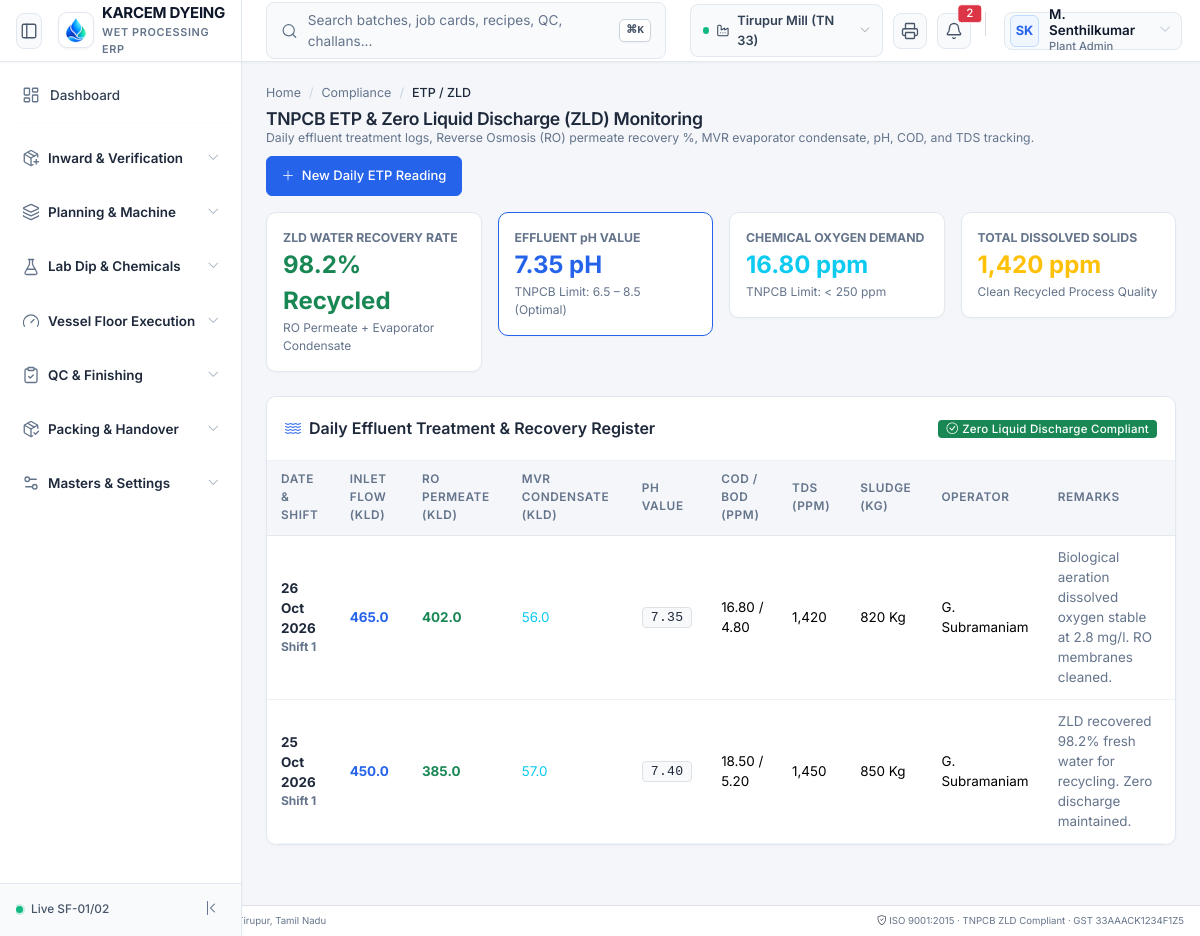
The page /modules/compliance/views/etp-zld-log.php on the database its author committed.
### tables this page shows
CREATE TABLE IF NOT EXISTS etp_logs (
    id BIGINT UNSIGNED AUTO_INCREMENT PRIMARY KEY,
    company_id BIGINT UNSIGNED NOT NULL,
    log_date DATE NOT NULL,
    shift ENUM('shift_1', 'shift_2', 'shift_3') NOT NULL,
    inlet_flow_kld DECIMAL(10,2) NOT NULL,  
    outlet_flow_kld DECIMAL(10,2) NOT NULL,
    ro_permeate_recovery_kld DECIMAL(10,2) NOT NULL,  
    mvr_evaporator_condensate_kld DECIMAL(10,2) NOT NULL,
    ph_value DECIMAL(4,2) NOT NULL,
    cod_ppm DECIMAL(8,2) NOT NULL,  
    bod_ppm DECIMAL(8,2) NOT NULL,  
    tds_ppm DECIMAL(8,2) NOT NULL,  
    sludge_generated_kg DECIMAL(10,2) NOT NULL,
    operator_name VARCHAR(100) NOT NULL,
    remarks VARCHAR(255) NULL,
    created_at DATETIME NOT NULL DEFAULT CURRENT_TIMESTAMP
);

### core/Support/Url.php (called while the page is built, shortened)
<?php
class Url {
    private static ?string $base = null;
    public static function base(): string {
        if (self::$base !== null) {
            return self::$base;
        }
        $appUrl = Env::get('APP_URL');
        if (!empty($appUrl)) {
            $parsed = parse_url($appUrl, PHP_URL_PATH);
            self::$base = rtrim($parsed ?: '', '/');
            return self::$base;
        }
        $script = $_SERVER['SCRIPT_NAME'] ?? '';
        $dir = dirname($script);
        self::$base = ($dir === '/' || $dir === '\\') ? '' : rtrim(str_replace('\\', '/', $dir), '/');
        return self::$base;
    }
    public static function to(string $path = ''): string {
        $base = self::base();
        $path = '/' . ltrim($path, '/');
        if ($base !== '' && ($path === $base || str_starts_with($path, $base . '/'))) {
            return $path;
        }
        return $base . $path;
    }
}

### core/Support/Env.php (called while the page is built, shortened)
<?php
class Env {
    private static ?array $data = null;
    public static function load(string $filePath): void {
        if (!file_exists($filePath)) {
            return;
        }
        self::$data = [];
    }
    public static function get(string $key, mixed $default = null): mixed {
        return self::$data[$key] ?? getenv($key) ?? $default;
    }
}

### config/database.php (called while the page is built, shortened)
<?php
require_once __DIR__ . '/../core/Support/Env.php';
return [
    'driver'    => 'mysql',
    'host'      => Env::get('DB_HOST', '127.0.0.1'),
    'port'      => (int)Env::get('DB_PORT', 3306),
    'database'  => Env::get('DB_DATABASE', 'textile_erp'),
    'username'  => Env::get('DB_USERNAME', 'root'),
    'password'  => Env::get('DB_PASSWORD', ''),
    'charset'   => 'utf8mb4',
    'collation' => 'utf8mb4_unicode_ci',
    'options'   => [
        PDO::ATTR_ERRMODE            => PDO::ERRMODE_EXCEPTION,
        PDO::ATTR_DEFAULT_FETCH_MODE => PDO::FETCH_ASSOC,
        PDO::ATTR_EMULATE_PREPARES   => false,
    ]
];

### core/Database/Database.php (called while the page is built, shortened)
<?php
class Database {
    private static ?PDO $pdo = null;
    public static function getConnection(): PDO {
        if (self::$pdo === null) {
            $config = require dirname(__DIR__, 2) . '/config/database.php';
            $dsn = "mysql:host={$config['host']};port={$config['port']};dbname={$config['database']};charset={$config['charset']}";
            try {
                self::$pdo = new PDO($dsn, $config['username'], $config['password'], $config['options']);
            } catch (Exception $e) {
                throw new Exception("Database Connection Failed: " . $e->getMessage());
            }
        }
        return self::$pdo;
    }
    public static function fetchAll(string $sql, array $params = []): array {
        $stmt = self::getConnection()->prepare($sql);
        $stmt->execute($params);
        return $stmt->fetchAll();
    }
}

### modules/compliance/views/etp-zld-log.php (the view, shortened to what this page needs)
<?php
require_once dirname(__DIR__, 3) . '/includes/header.php';
require_once dirname(__DIR__, 3) . '/includes/sidebar.php';
$logs = Database::fetchAll("SELECT * FROM etp_logs ORDER BY log_date DESC, id DESC");
$latest = $logs[0] ?? null;
?>
<main class="cz-main">
  <div class="cz-content p-4">
    <div class="d-flex flex-wrap justify-content-between align-items-center mb-3 gap-2">
      <div>
        <nav aria-label="breadcrumb">
          <ol class="breadcrumb mb-1 small">
            <li class="breadcrumb-item"><a href="<?= Url::to('/dashboard') ?>">Home</a></li>
            <li class="breadcrumb-item"><a href="<?= Url::to('/compliance') ?>">Compliance</a></li>
            <li class="breadcrumb-item active">ETP / ZLD</li>
          </ol>
        </nav>
        <h1 class="h4 fw-bold text-dark mb-0">TNPCB ETP & Zero Liquid Discharge (ZLD) Monitoring</h1>
        <p class="text-secondary small mb-0">Daily effluent treatment logs, Reverse Osmosis (RO) permeate recovery %, MVR evaporator condensate, pH, COD, and TDS tracking.</p>
      </div>
      <div class="d-flex gap-2">
        <button class="btn btn-dark" data-bs-toggle="modal" data-bs-target="#newEtpLogModal">
          <i class="bi bi-plus-lg me-1"></i> New Daily ETP Reading
        </button>
      </div>
    </div>
    <div class="row g-3 mb-4">
      <div class="col-md-3">
        <div class="card p-3 border-start border-4 border-success shadow-sm">
          <div class="text-secondary small fw-bold">ZLD WATER RECOVERY RATE</div>
          <div class="fs-4 fw-bold text-success">98.2% Recycled</div>
          <div class="text-muted" style="font-size: 0.75rem;">RO Permeate + Evaporator Condensate</div>
        </div>
      </div>
      <div class="col-md-3">
        <div class="card p-3 border-start border-4 border-primary shadow-sm">
          <div class="text-secondary small fw-bold">EFFLUENT pH VALUE</div>
          <div class="fs-4 fw-bold text-primary"><?= $latest ? $latest['ph_value'] : '7.35' ?> pH</div>
          <div class="text-muted" style="font-size: 0.75rem;">TNPCB Limit: 6.5 – 8.5 (Optimal)</div>
        </div>
      </div>
      <div class="col-md-3">
        <div class="card p-3 border-start border-4 border-info shadow-sm">
          <div class="text-secondary small fw-bold">CHEMICAL OXYGEN DEMAND</div>
          <div class="fs-4 fw-bold text-info"><?= $latest ? $latest['cod_ppm'] : '16.8' ?> ppm</div>
          <div class="text-muted" style="font-size: 0.75rem;">TNPCB Limit: &lt; 250 ppm</div>
        </div>
      </div>
      <div class="col-md-3">
        <div class="card p-3 border-start border-4 border-warning shadow-sm">
          <div class="text-secondary small fw-bold">TOTAL DISSOLVED SOLIDS</div>
          <div class="fs-4 fw-bold text-warning"><?= $latest ? number_format($latest['tds_ppm'], 0) : '1,420' ?> ppm</div>
          <div class="text-muted" style="font-size: 0.75rem;">Clean Recycled Process Quality</div>
        </div>
      </div>
    </div>
    <section class="cz-panel">
      <div class="cz-panel-head d-flex justify-content-between align-items-center">
        <h2 class="h6 fw-bold mb-0 text-dark"><i class="bi bi-water text-primary me-2"></i>Daily Effluent Treatment & Recovery Register</h2>
        <span class="badge bg-success text-white"><i class="bi bi-check-circle me-1"></i>Zero Liquid Discharge Compliant</span>
      </div>
      <div class="table-responsive">
        <table class="table table-hover align-middle mb-0">
          <thead class="table-light small">
            <tr>
              <th>Date & Shift</th>
              <th>Inlet Flow (KLD)</th>
              <th>RO Permeate (KLD)</th>
              <th>MVR Condensate (KLD)</th>
              <th>pH Value</th>
              <th>COD / BOD (ppm)</th>
              <th>TDS (ppm)</th>
              <th>Sludge (Kg)</th>
              <th>Operator</th>
              <th>Remarks</th>
            </tr>
          </thead>
          <tbody class="small">
            <?php foreach ($logs as $l): ?>
              <tr>
                <td class="fw-bold text-dark">
                  <?= date('d M Y', strtotime($l['log_date'])) ?>
                  <span class="text-muted d-block text-capitalize" style="font-size: 0.75rem;"><?= str_replace('_', ' ', $l['shift']) ?></span>
                </td>
                <td class="fw-bold text-primary"><?= number_format($l['inlet_flow_kld'], 1) ?></td>
                <td class="text-success fw-bold"><?= number_format($l['ro_permeate_recovery_kld'], 1) ?></td>
                <td class="text-info"><?= number_format($l['mvr_evaporator_condensate_kld'], 1) ?></td>
                <td><span class="badge bg-light text-dark border font-monospace"><?= $l['ph_value'] ?></span></td>
                <td><?= $l['cod_ppm'] ?> / <?= $l['bod_ppm'] ?></td>
                <td><?= number_format($l['tds_ppm'], 0) ?></td>
                <td><?= number_format($l['sludge_generated_kg'], 0) ?> Kg</td>
                <td><?= htmlspecialchars($l['operator_name']) ?></td>
                <td class="text-secondary"><?= htmlspecialchars($l['remarks'] ?? '-') ?></td>
              </tr>
            <?php endforeach; ?>
          </tbody>
        </table>
      </div>
    </section>
  </div>
</main>
<?php
require_once dirname(__DIR__, 3) . '/includes/footer.php';

### assets/css/my-page-ui.css (style rules this page uses)
:root { --primary-blue: #0d6efd; --primary-soft: #e7f1ff; --success-green: #198754; --success-soft: #e8f5e9; --warning-yellow: #ffc107; --warning-soft: #fff9e6; --danger-red: #dc3545; --danger-soft: #ffebee; --gray-soft: #f8f9fa; --text-main: #212529; --text-muted: #6c757d; }

### rows shown on the page
etp_logs: ph_value "7.35", cod_ppm "16.80", tds_ppm "1,420", log_date "26 Oct 2026", shift "Shift 1", inlet_flow_kld "465.0", ro_permeate_recovery_kld "402.0", mvr_evaporator_condensate_kld "56.0", bod_ppm "4.80", sludge_generated_kg "820", operator_name "G. Subramaniam", remarks "Biological aeration dissolved oxygen stable at 2.8 mg/l. RO membranes cleaned."
etp_logs: log_date "25 Oct 2026", shift "Shift 1", inlet_flow_kld "450.0", ro_permeate_recovery_kld "385.0", mvr_evaporator_condensate_kld "57.0", ph_value "7.40", cod_ppm "18.50", bod_ppm "5.20", tds_ppm "1,450", sludge_generated_kg "850", operator_name "G. Subramaniam", remarks "ZLD recovered 98.2% fresh water for recycling. Zero discharge maintained."

### other values the page prints
$_SESSION['active_branch_name'] "Tirupur Mill (TN 33)"
$currentUser['initials'] "SK"
$currentUser['full_name'] "M. Senthilkumar"
$grp['title'] "Inward & Verification"
$grp['title'] "Planning & Machine"
$grp['title'] "Lab Dip & Chemicals"
$grp['title'] "Vessel Floor Execution"
$grp['title'] "QC & Finishing"
$grp['title'] "Packing & Handover"
$grp['title'] "Masters & Settings"
